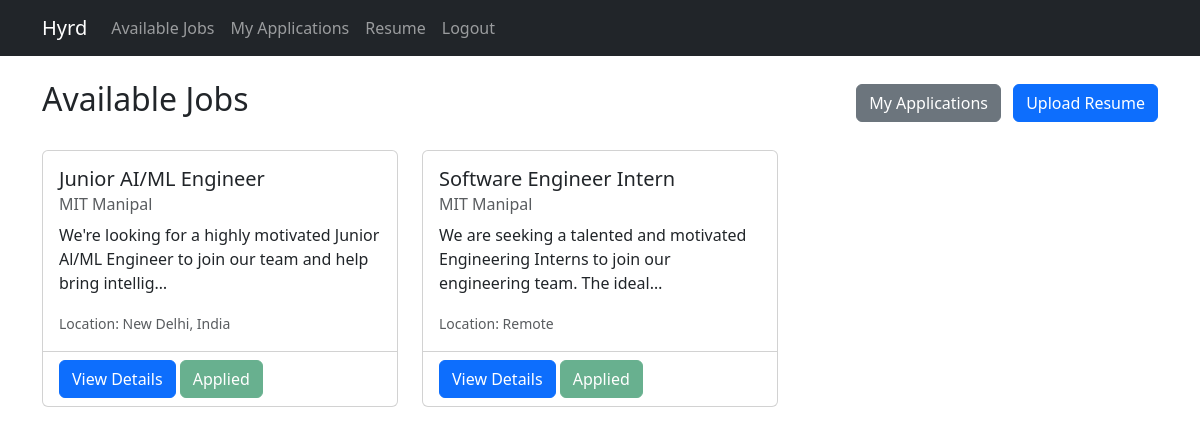
Page /candidate/ (signed in) on the earlier database version.
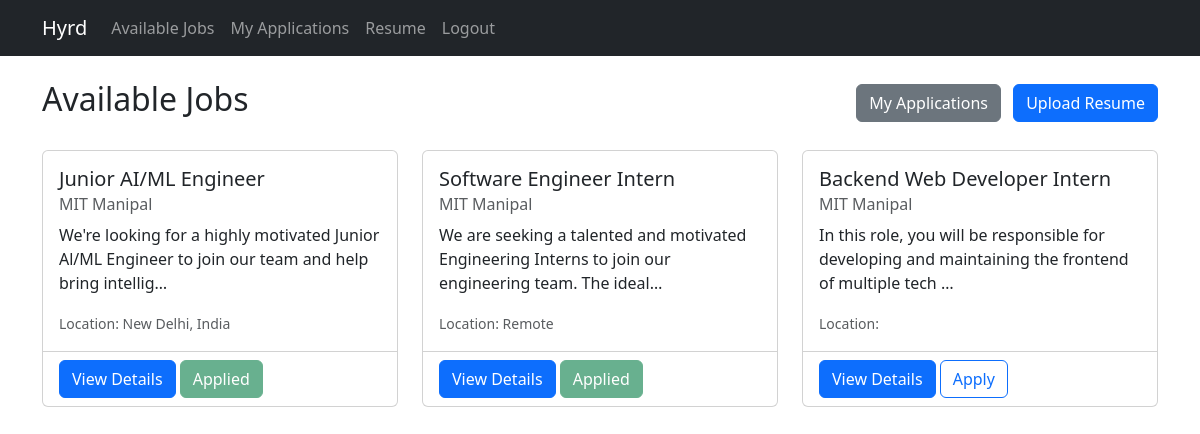
Same page on the later database version.
### employer/models.py (models this page shows, shortened)
class Job(models.Model):
    job_id = models.CharField(max_length=50, blank=True, null=True)
    company = models.ForeignKey(Company, on_delete=models.CASCADE, related_name='jobs')
    title = models.CharField(max_length=200)
    about_company = models.TextField(blank=True)
    summary = models.TextField(blank=True)
    responsibilities = models.TextField(blank=True)
    educational_requirements = models.TextField(blank=True)
    technical_requirements = models.TextField(blank=True)
    experience_years = models.PositiveIntegerField(null=True, blank=True)
    preferred_qualifications = models.TextField(blank=True)
    location = models.CharField(max_length=200, blank=True)
    compensation = models.CharField(max_length=100, blank=True)
    document = models.FileField(upload_to='job_documents/', blank=True)
    created_at = models.DateTimeField(auto_now_add=True)
    updated_at = models.DateTimeField(auto_now=True)

class Company(models.Model):
    name = models.CharField(max_length=200)
    description = models.TextField(blank=True)
    created_at = models.DateTimeField(auto_now_add=True)
    updated_at = models.DateTimeField(auto_now=True)

### candidate/views.py (the view)
    def wrapper(request, *args, **kwargs):
        user_id = request.session.get('user_id')
        if not user_id:
            return redirect('employer:login')
        try:
            user = User.objects.get(id=user_id)
            if user.is_employer:
                return redirect('employer:company_list')
        except User.DoesNotExist:
            return redirect('employer:login')
        return view_func(request, *args, **kwargs)

### candidate/views.py (called while the page is built)
def login_required_candidate(view_func):
    def wrapper(request, *args, **kwargs):
        user_id = request.session.get('user_id')
        if not user_id:
            return redirect('employer:login')
        try:
            user = User.objects.get(id=user_id)
            if user.is_employer:
                return redirect('employer:company_list')
        except User.DoesNotExist:
            return redirect('employer:login')
        return view_func(request, *args, **kwargs)
    return wrapper

@login_required_candidate
def index(request):
    user = User.objects.get(id=request.session.get('user_id'))
    jobs = Job.objects.all()
    applied_jobs = AppliedJob.objects.filter(candidate=user).values_list('job_id', flat=True)
    return render(request, 'candidate/job_list.html', {
        'jobs': jobs,
        'applied_jobs': applied_jobs,
        'user': user
    })

### templates/candidate/job_list.html (shortened to what this page needs)
{% extends "base.html" %}
{% block content %}
<div class="d-flex justify-content-between align-items-center mb-4">
    <h2>Available Jobs</h2>
    <div>
        <a href="{% url 'candidate:my_applications' %}" class="btn btn-secondary me-2">My Applications</a>
        <a href="{% url 'candidate:upload_resume' %}" class="btn btn-primary">Upload Resume</a>
    </div>
</div>
{% if jobs %}
<div class="row">
    {% for job in jobs %}
    <div class="col-md-4 mb-4">
        <div class="card h-100">
            <div class="card-body">
                <h5 class="card-title">{{ job.title }}</h5>
                <h6 class="card-subtitle mb-2 text-muted">{{ job.company.name }}</h6>
                <p class="card-text">{{ job.summary|truncatechars:100 }}</p>
                <p class="card-text"><small class="text-muted">Location: {{ job.location }}</small></p>
            </div>
            <div class="card-footer bg-transparent">
                <button type="button" class="btn btn-primary" data-bs-toggle="modal" data-bs-target="#jobModal{{ job.id }}">
                    View Details
                </button>
                {% if job.id in applied_jobs %}
                <button class="btn btn-success" disabled>Applied</button>
                {% else %}
                <a href="{% url 'candidate:apply_job' job_id=job.id %}" class="btn btn-outline-primary">Apply</a>
                {% endif %}
            </div>
        </div>
    </div>
    {% endfor %}
</div>
{% else %}
<div class="alert alert-info">
    No jobs available at the moment. Please check back later.
</div>
{% endif %}
{% endblock %}

### templates/base.html (shortened to what this page needs)
<!DOCTYPE html>
<html lang="en">
<head>
    <link href="https://cdn.jsdelivr.net/npm/bootstrap@5.3.3/dist/css/bootstrap.min.css" rel="stylesheet">
</head>
<body>
    <nav class="navbar navbar-expand-lg navbar-dark bg-dark">
        <div class="container">
            <a class="navbar-brand" href="/">Hyrd</a>
            <div class="collapse navbar-collapse" id="navbarNav">
                <ul class="navbar-nav">
                    {% if request.session.user_id %}
                        {% if user.is_employer %}
                        <li class="nav-item">
                            <a class="nav-link" href="{% url 'employer:company_list' %}">Companies</a>
                        </li>
                        {% else %}
                        <li class="nav-item">
                            <a class="nav-link" href="{% url 'candidate:index' %}">Available Jobs</a>
                        </li>
                        <li class="nav-item">
                            <a class="nav-link" href="{% url 'candidate:my_applications' %}">My Applications</a>
                        </li>
                        <li class="nav-item">
                            <a class="nav-link" href="{% url 'candidate:upload_resume' %}">Resume</a>
                        </li>
                        {% endif %}
                        <li class="nav-item">
                            <a class="nav-link" href="{% url 'employer:logout' %}">Logout</a>
                        </li>
                    {% else %}
                        <li class="nav-item">
                            <a class="nav-link" href="{% url 'employer:login' %}">Login</a>
                        </li>
                    {% endif %}
                </ul>
            </div>
        </div>
    </nav>
    <div class="container mt-4">
        {% block content %}{% endblock %}
    </div>
</body>
</html>

Differences in the rows shown:
added Job: title "Backend Web Developer Intern", company.name "MIT Manipal", summary "In this role, you will be responsible for developing and maintaining the frontend of multiple tech …", shows "Apply"
